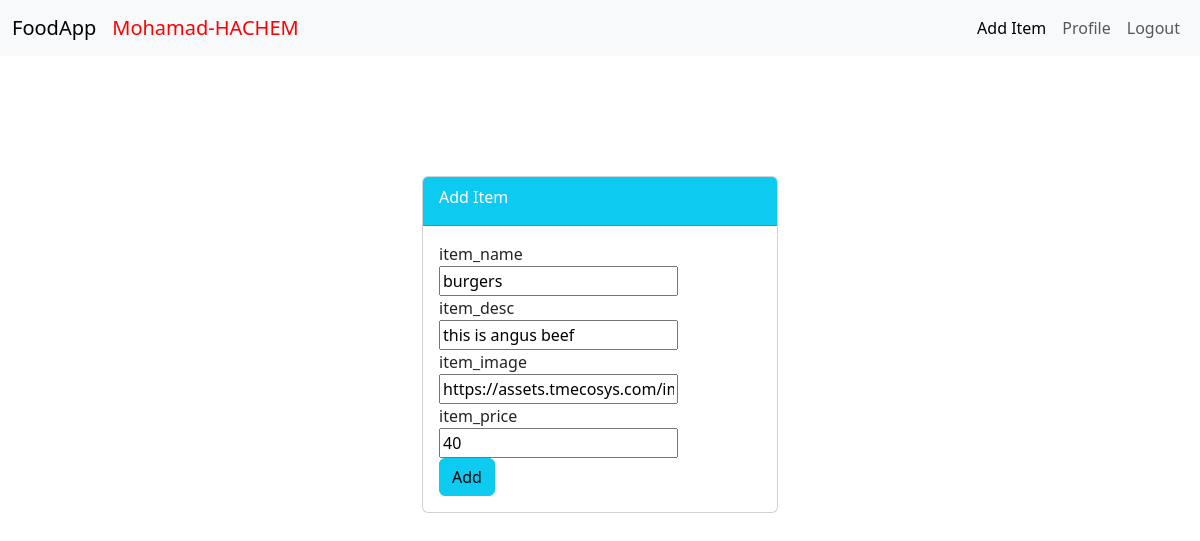
/food/update/3/ (signed in), run on an earlier commit of the app's database.
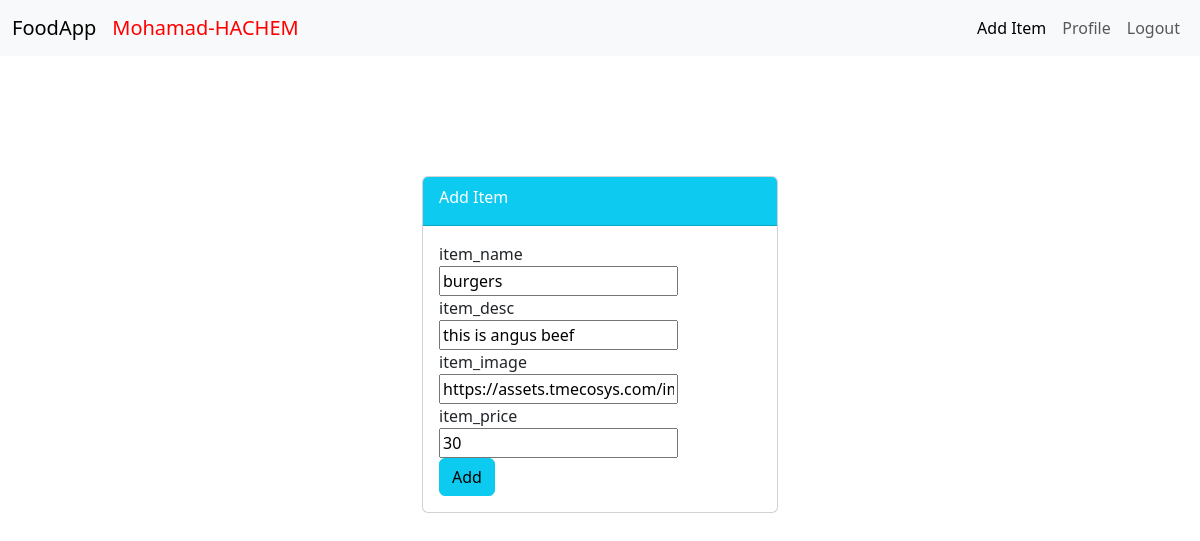
And on a later commit of the database.
### food/models.py (models this page shows, shortened)
class Item(models.Model):
    user_name = models.ForeignKey(User, on_delete=models.CASCADE, default=1)
    item_name = models.CharField(max_length=200)
    item_desc = models.CharField(max_length=200)
    item_price = models.IntegerField()
    item_image = models.CharField(max_length=500, default='https://t3.ftcdn.net/jpg/02/48/42/64'
                                                          '/360_F_248426448_NVKLywWqArG2ADUxDq6QprtIzsF82dMF.jpg')

### food/views.py (the view)
# urls.py: path('update/<int:id>/', views.update_item, name='update_item'),
def update_item(request, id):
    item = Item.objects.get(id=id)
    form = ItemForm(request.POST or None, instance=item)
    if form.is_valid():
        form.save()
        return redirect('food:index')
    return render(request, 'food/item-form.html', {'form': form, 'item': item})

### food/forms.py
class ItemForm(forms.ModelForm):
    class Meta:
        model = Item
        fields = ['item_name', 'item_desc', 'item_image', 'item_price']

### food/templates/food/item-form.html (shortened to what this page needs)
{% extends 'food/base.html' %}
{% block body %}
    <div class="container login-form">
        <div class="row">
            <div class="col-md-4 offset-md-4">
                <div class="card">
                    <div class="card-header text-white bg-info">
                        <div class="card-title">
                            Add Item
                        </div>
                    </div>
                    <div class="card-body">
                        <form action="" method="POST">
                            {% for field in form %}
                                <div class="form-group">
                                    {{ field.name }}
                                    <br>
                                    {{ field }}
                                </div>
                            {% endfor %}
                            <button class="btn btn-info " type="submit">Add</button>
                        </form>
                    </div>
                </div>
            </div>
        </div>
    </div>
{% endblock %}

### food/templates/food/base.html (shortened to what this page needs)
{% load static%}
<!doctype html>
<html lang="en">
<head>
    <link href="https://cdn.jsdelivr.net/npm/bootstrap@5.3.2/dist/css/bootstrap.min.css" rel="stylesheet">
    <link rel="stylesheet" href="{% static 'food/style.css' %}">
</head>
<body>
    <nav class="navbar navbar-expand-lg navbar-light bg-light">
      <div class="container-fluid">
        <a class="navbar-brand" href="{% url 'food:index' %}">FoodApp</a>
        <a class="navbar-brand" href="https://www.linkedin.com/in/hachemmohamad/" style="color: red">Mohamad-HACHEM</a>
        <div class="collapse navbar-collapse justify-content-end" id="navbarNav">
          <ul class="navbar-nav ">
                {% if user.is_authenticated %}
                    <li class="nav-item">
                        <a class="nav-link active" aria-current="page" href="{% url 'food:create_item' %}" class="nav-item ">Add Item</a>
                    </li>
                    <li class="nav-item">
                        <a class="nav-link" href="{% url 'profile' %}">Profile</a>
                    </li>
                    <li class="nav-item">
                        <a class="nav-link" href="{% url 'logout' %}">Logout</a>
                    </li>
                {% else %}
                    <li class="nav-item">
                        <a class="nav-link" href="{% url 'login' %}">Login</a>
                    </li>
                {% endif %}
          </ul>
        </div>
      </div>
    </nav>
    {% block body %}
    {% endblock %}
</body>
</html>

### food/static/food/style.css (style rules this page uses)
.login-form { margin-top: 10%; }

What changed in the data, as far as the page shows it:
changed Item "burgers": item_price "40" → "30"
